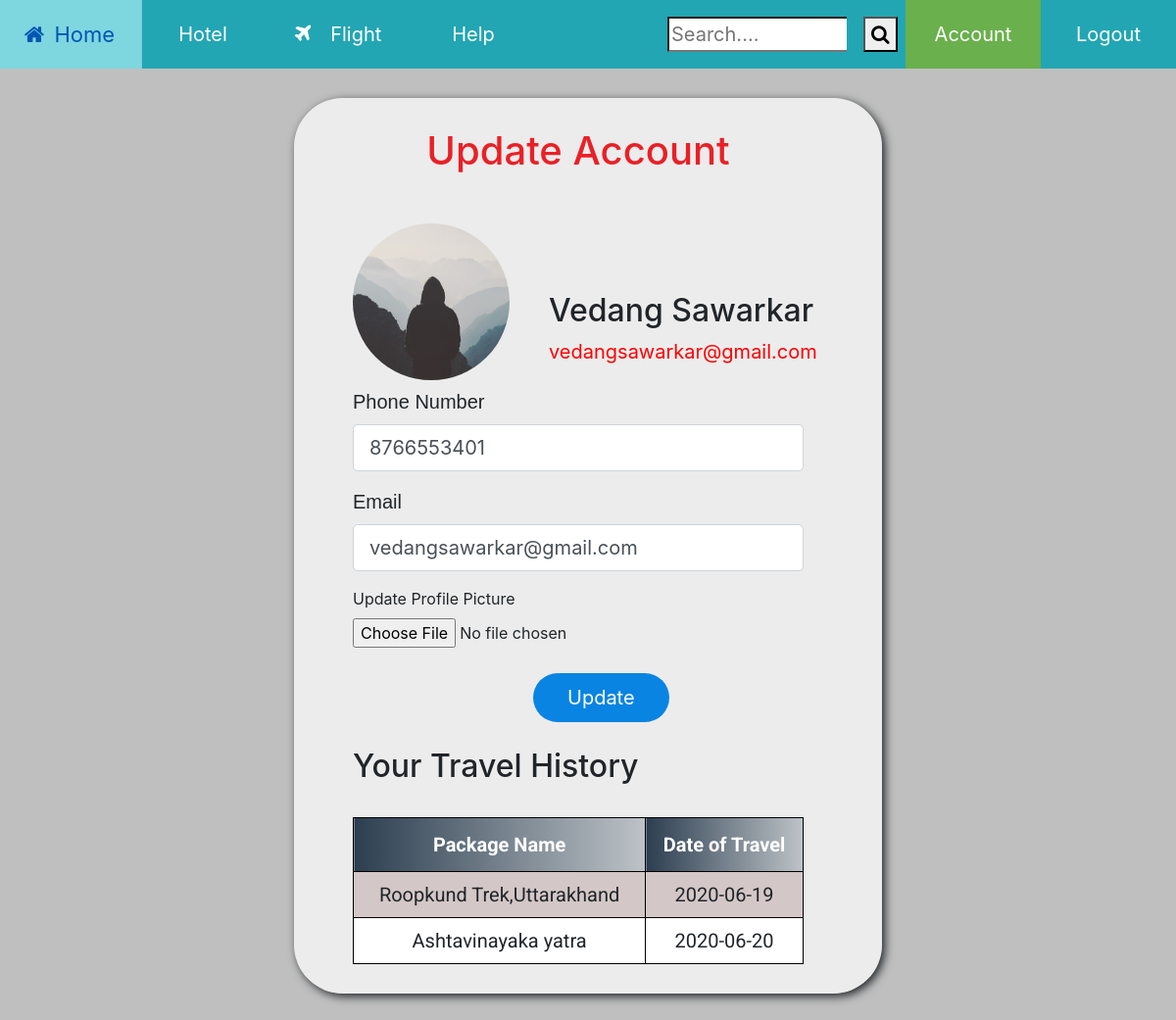
The app's page /account (signed in) with its own data.
### connector/models.py (models this page shows, shortened)
class User(db.Model, UserMixin):
    id = db.Column(db.Integer, primary_key=True)
    firstname = db.Column(db.String(30), nullable=False)
    lastname = db.Column(db.String(30), nullable=False)
    username = db.Column(db.String(20), unique=True, nullable=False)
    phnumber = db.Column(db.Integer(), unique=True, nullable=False)
    email = db.Column(db.String(120), unique=True, nullable=False)
    image_file = db.Column(db.String(20), nullable=False, default='default.jpg')
    password = db.Column(db.String(60), nullable=False)
    traveler_details = db.relationship('TravellerDetails', backref='traveller', lazy=True)
    reviews = db.relationship('Reviews', backref='reviewer', lazy=True)

class TravellerDetails(db.Model):
    id = db.Column(db.Integer, primary_key=True)
    user_id = db.Column(db.Integer, db.ForeignKey('user.id'), nullable=False,unique=False)
    name = db.Column(db.String(), nullable=False, unique=False)
    DOT = db.Column(db.String(10), nullable=False,unique=False)
    total_travellers = db.Column(db.Integer, nullable=True,unique=False)
    email = db.Column(db.String(50), nullable=False,unique=False)
    phnumber = db.Column(db.Integer, unique=False, nullable=False)
    package_id = db.Column(db.String, db.ForeignKey('packages.id'), nullable=False,unique=False)

class Packages(db.Model):
    id = db.Column(db.Integer, primary_key=True)
    title = db.Column(db.String(50),unique=True ,nullable=False)
    cost = db.Column(db.String(50), nullable=False)
    duration = db.Column(db.String(50), nullable=False)
    info1 = db.Column(db.String(100), nullable=False)
    info2 = db.Column(db.String(100), nullable=False)
    info3 = db.Column(db.String(100), nullable=False)
    info4 = db.Column(db.String(100), nullable=True)
    info5 = db.Column(db.String(100), nullable=True)
    image_file = db.Column(db.String(20), nullable=False, default='default-package.jpg')
    category = db.Column(db.String(), nullable=False)
    more_details = db.relationship('MoreDetails', backref='details', lazy=True )
    traveller_details = db.relationship('TravellerDetails', backref='travel_package', lazy=True )
    review = db.relationship('Reviews', backref='package', lazy=True )

### connector/routes.py (the view)
@app.route("/account",methods=['GET','POST'])
@login_required
def account():
    form=UpdateAccountForm()
    if form.validate_on_submit():
        if form.picture.data:
            picture_file = save_profile_picture(form.picture.data)
            current_user.image_file = picture_file
        current_user.phnumber = form.phnumber.data
        current_user.email = form.email.data
        db.session.commit()
        flash(" Your Account has been updated successfully","success")
        return redirect(url_for('account'))
    elif request.method == 'GET':
        form.phnumber.data = current_user.phnumber
        form.email.data = current_user.email
    image_file= url_for('static', filename='profile_pics/' + current_user.image_file)
    past_history = TravellerDetails.query.filter_by(user_id=current_user.id).all()
    return render_template('account.html',title='Account', image_file=image_file, form=form, past_history=past_history)

### connector/forms.py (shortened to what this page needs)
class UpdateAccountForm(FlaskForm):
    phnumber = IntegerField('Phone Number',validators=[DataRequired(message='Field is required and should consist digits only.')])
    email=StringField('Email',validators=[DataRequired(),Email()])
    picture = FileField('Update Profile Picture', validators=[FileAllowed(['jpg', 'png', 'jpeg'])])
    submit=SubmitField('Update')

### connector/models.py (called while the page is built)
@login_manager.user_loader
def load_user(user_id):
    return User.query.get(int(user_id))

### connector/templates/account.html (shortened to what this page needs)
<!DOCTYPE html>
<html>
    <head>
        <link rel="stylesheet" href="https://maxcdn.bootstrapcdn.com/bootstrap/4.0.0/css/bootstrap.min.css">
        <link rel="stylesheet" href="https://cdnjs.cloudflare.com/ajax/libs/font-awesome/4.7.0/css/font-awesome.min.css">
        <link rel="stylesheet" href="https://cdnjs.cloudflare.com/ajax/libs/font-awesome/4.7.0/css/font-awesome.min.css">
        <link rel="stylesheet" href="{{ url_for('static', filename = 'account_style.css') }}">
    </head>
    <body>
        <div class='nav'>
            <ul>
                <li class="trans"><a href="{{ url_for('home') }}"><i class="fa fa-fw fa-home"></i> Home</a></li>
                <li class="trans"><a href="#">Hotel</a></li>
                <li class="trans"><a href="#"><i class="fa fa-plane" style="font-size:21px; margin-right:20px;"></i>Flight</a></li>
                <li class="trans"><a href="#">Help</a></li>
                <div class="left">
                    <li >
                    <form>
                            <div class="search searchbox">
                                <input type="search" name="search" id="ser" placeholder="Search....">
                            </div>
                            <div class="search searchbtn">
                                <button type="submit"><i class="fa fa-search"></i></button>
                            </div>
                        </form>
                    </li>
                    <li class="trans account "><a href="{{ url_for('account') }}" class="active">Account</a></li>
                    <li class="trans"><a href="{{ url_for('logout') }}">Logout</a></li>
                </div>
            </ul>
        </div>
            <div class="box">
                <h1 style="text-align:center; color:#EA2027; font-size:40px">Update Account</h1>
                <div class="content-section">
                    <div class="media'">
                        <img class="rounded-circle account-img" src="{{ image_file }} ">
                        <div class="media-body">
                            <div class="name-email">
                            <h2 class="account-heading "> {{ current_user.firstname + "  " + current_user.lastname }}</h2>
                            <p>{{ current_user.email }}</p>
                            </div>
                        </div>
                    </div>
                <form method="POST" action="" enctype="multipart/form-data">
                      <div class="form-group">
                        {{ form.phnumber.label(class="form-control-label text") }}
                        {% if form.phnumber.errors %}
                            {{ form.phnumber(class="form-control form-control-lg is-invalid") }}
                            <div class="invalid-feedback">
                                {% for error in form.phnumber.errors %}
                                    <span>{{ error }}</span>
                                {% endfor %}
                            </div>
                        {% else %}
                            {{ form.phnumber(class="form-control form-control-lg") }}
                        {% endif %}
                   </div>
                    <div class="form-group">
                        {{ form.email.label(class="form-control-label text") }}
                        {% if form.email.errors %}
                            {{ form.email(class="form-control form-control-lg is-invalid") }}
                            <div class="invalid-feedback">
                                {% for error in form.email.errors %}
                                    <span>{{ error }}</span>
                                {% endfor %}
                            </div>
                        {% else %}
                            {{ form.email(class="form-control form-control-lg") }}
                        {% endif %}
                   </div>
                   <div class="form-group">
                    {{ form.picture.label() }}
                    {{ form.picture(class="form-control-file") }}
                   </div>
                    <div class="form-group">
                        {{ form.submit(class="btn") }}
                    </div>
                    </form>
            </div>
                <h2>Your Travel History</h2><br>
                <table>
                    <tr>
                        <th>Package Name</th>
                        <th>Date of Travel</th>
                    </tr>
                    {% for history in past_history %}
                    <tr>
                        <td>{{ history.travel_package.title }}</td>
                        <td>{{history.DOT}}</td>
                    </tr>
                    {% endfor %}
                </table>
        </div>
    </body>
</html>

### connector/static/account_style.css (style rules this page uses)
input[type="submit"] { font-size: 20px; background-color:#0984e3; padding:10px 35px; color:white; border:none; margin: 10px 40%; cursor:pointer; border-radius: 50px; }
.box { border-radius: 50px; background: rgba(255, 255, 255, 0.7); padding: 30px 60px; width:600px; margin:100px auto; padding-right: 80px; box-shadow:3px 3px 10px; }
body { background:linear-gradient(rgba(0,0,0,0.25),rgba(0,0,0,0.25)), url('images/travel3.jpg'); background-repeat:none; background-attachment:fixed; background-size:cover; }
.text { font-size:20px; font-family:Helvetica; }
img { width:160px; }
.name-email { transform:translate(200px,-90px); margin-bottom: -85px; }
.content-section { margin-top: 50px; }
p { color:red; font-size: 20px; }
.nav { display:inline-flex; justify-content: space-between; background-color:#22a6b3; width:100%; z-index: 1; position: fixed; top:0px; overflow: hidden; }
.left { float:right; }
ul { width:100%; list-style-type:none; padding:0; margin:0; overflow:hidden; }
li { float:left; *margin:10px; transition:0.2s ease-in; }
li a { overflow: hidden; text-decoration:none; display:block; width:11.5vw; background-color:#22a6b3; text-align:center; color:white; padding:20px; font-size:20px; box-sizing:border-box; }
li a.active { background-color:#6ab04c; }
a:link { text-decoration: none; margin:0; }
.searchbox { text-decoration:none; width:200px; background-color:#22a6b3; padding:17px; font-size:20px; box-sizing:border-box; }
.searchbtn { text-decoration:none; width:60px; background-color:#22a6b3; padding:17px; font-size:20px; box-sizing:border-box; }
.search { float: left; }
table { font-family: 'Roboto', sans-serif; font-size: 20px; border-collapse: collapse; width: 100%; text-align: center; }
td, th { border: 1px solid black; padding: 8px; }
tr:nth-child(even) { background-color: #d3c7c7; }
tr:nth-child(odd) { background-color: white; }
th { padding-top: 12px; padding-bottom: 12px; text-align: center; background: #bdc3c7; background: -webkit-linear-gradient(to right, #2c3e50, #bdc3c7); background: linear-gradient(to right, #2c3e50, #bdc3c7); ; color: white; }

### records on screen
User: firstname+lastname "Vedang Sawarkar", email "vedangsawarkar@gmail.com", phnumber "8766553401"
TravellerDetails: travel_package "Roopkund Trek,Uttarakhand", DOT "2020-06-19"
TravellerDetails: travel_package "Ashtavinayaka yatra", DOT "2020-06-20"
